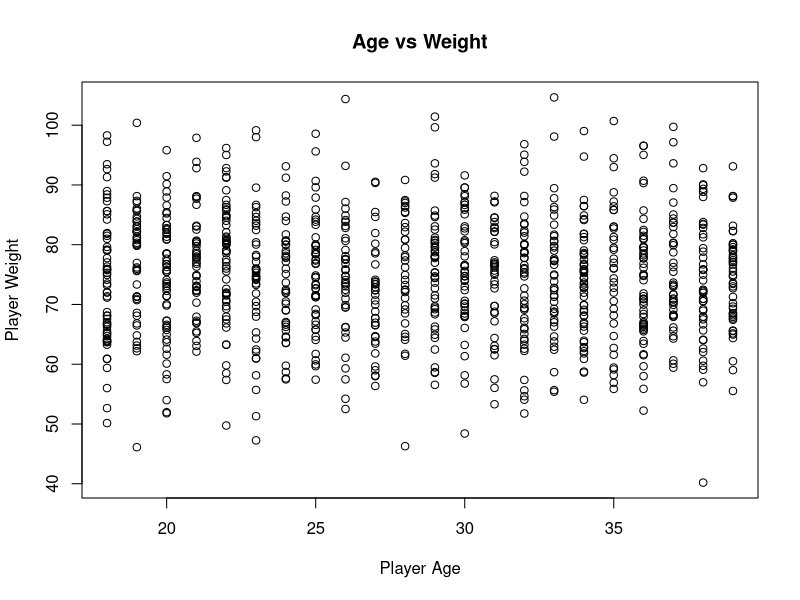
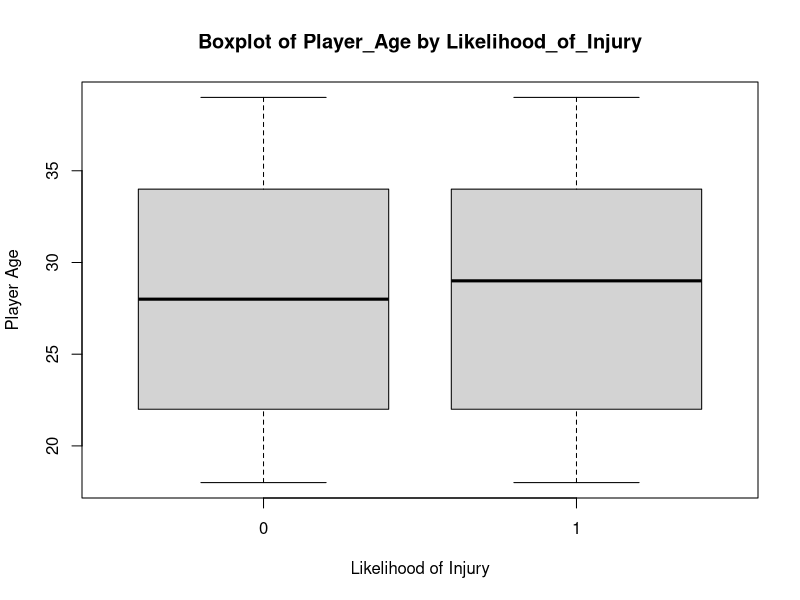
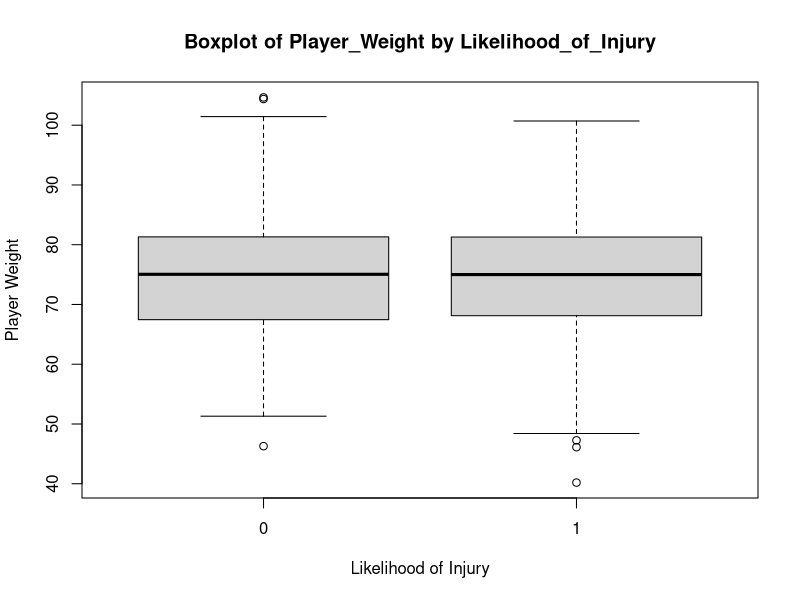
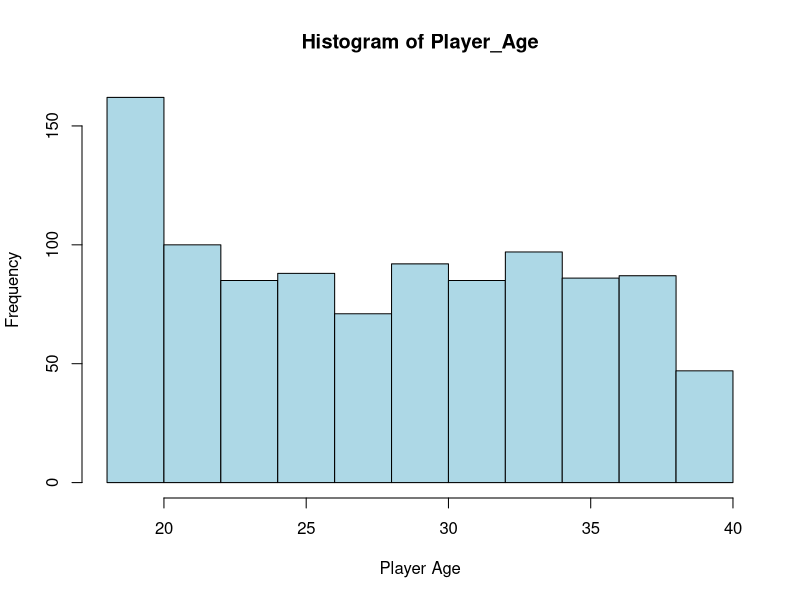
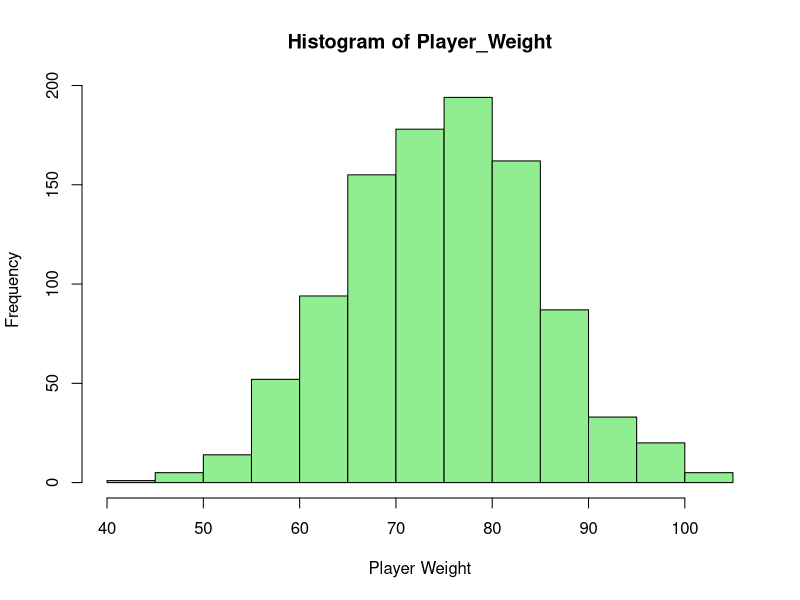
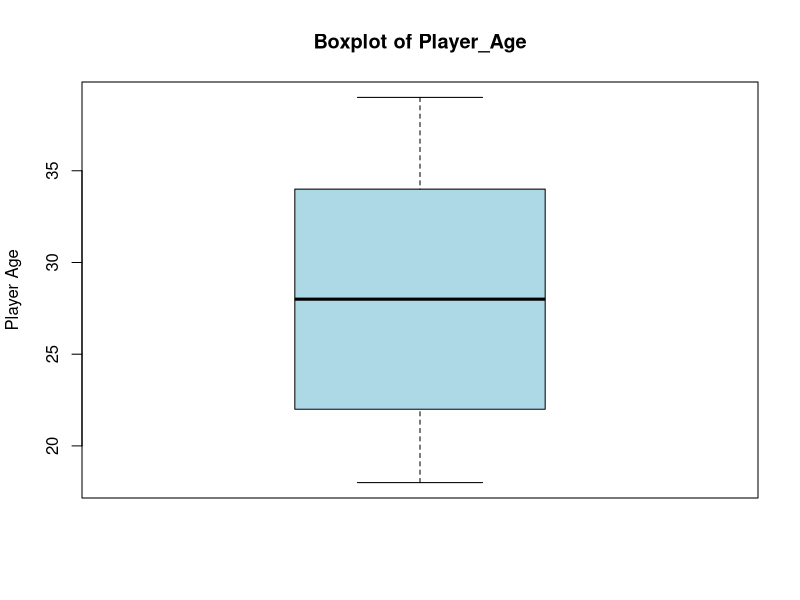
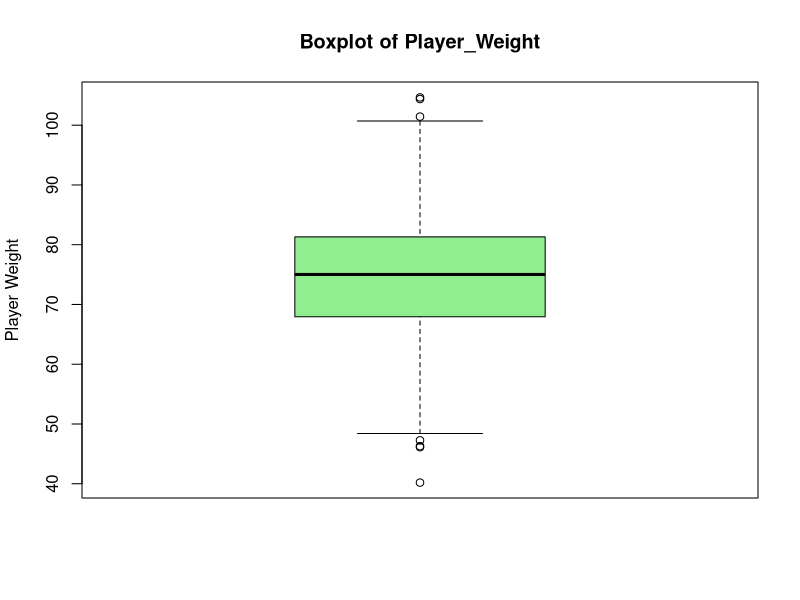
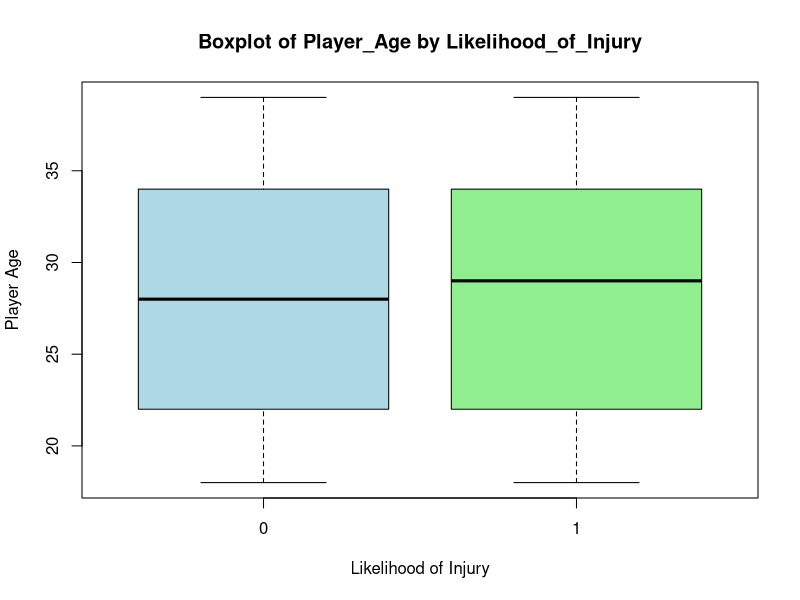

These charts were generated, in order, by the following R code:
# Load the dataset
InjuryData <- read.csv("data/injury_data.csv", colClasses = c(
  Player_Age = "numeric",
  Player_Weight = "numeric",
  Player_Height = "numeric",
  Previous_Injuries = "factor",
  Training_Intensity = "numeric",
  Recovery_Time = "numeric",
  Likelihood_of_Injury = "factor"  # Assuming this is the target variable (categorical)
))

# Measures of Frequency
# Frequency of categorical variable
freq_table <- table(InjuryData$Likelihood_of_Injury)
print("Frequency Table:")
print(freq_table)

# Proportions of categories
prop_table <- prop.table(freq_table)
print("Proportions Table:")
print(prop_table)

# Summary of numeric variables (count of non-missing values)
print("Summary of Player_Age and Training_Intensity:")
summary(InjuryData$Player_Age)
summary(InjuryData$Training_Intensity)

# Measures of Central Tendency
# Mean
mean_age <- mean(InjuryData$Player_Age, na.rm = TRUE)
mean_weight <- mean(InjuryData$Player_Weight, na.rm = TRUE)
print("Mean of Player_Age and Player_Weight:")
print(mean_age)
print(mean_weight)

# Median
median_age <- median(InjuryData$Player_Age, na.rm = TRUE)
median_weight <- median(InjuryData$Player_Weight, na.rm = TRUE)
print("Median of Player_Age and Player_Weight:")
print(median_age)
print(median_weight)

# Mode (custom function, as R does not have a built-in mode function)
get_mode <- function(x) {
  uniq_x <- unique(x)
  uniq_x[which.max(tabulate(match(x, uniq_x)))]
}
mode_injuries <- get_mode(InjuryData$Previous_Injuries)
print("Mode of Previous_Injuries:")
print(mode_injuries)

# Measures of Distribution
# Range
range_age <- range(InjuryData$Player_Age, na.rm = TRUE)
range_weight <- range(InjuryData$Player_Weight, na.rm = TRUE)
print("Range of Player_Age and Player_Weight:")
print(range_age)
print(range_weight)

# Variance
var_age <- var(InjuryData$Player_Age, na.rm = TRUE)
var_weight <- var(InjuryData$Player_Weight, na.rm = TRUE)
print("Variance of Player_Age and Player_Weight:")
print(var_age)
print(var_weight)

# Standard Deviation
sd_age <- sd(InjuryData$Player_Age, na.rm = TRUE)
sd_weight <- sd(InjuryData$Player_Weight, na.rm = TRUE)
print("Standard Deviation of Player_Age and Player_Weight:")
print(sd_age)
print(sd_weight)

# Skewness and Kurtosis (requires 'e1071' package)
install.packages("e1071")
library(e1071)

skew_age <- skewness(InjuryData$Player_Age, na.rm = TRUE)
kurt_age <- kurtosis(InjuryData$Player_Age, na.rm = TRUE)
print("Skewness and Kurtosis of Player_Age:")
print(skew_age)
print(kurt_age)

# Measures of Relationship
# Correlation between two numeric variables
cor_age_weight <- cor(InjuryData$Player_Age, InjuryData$Player_Weight, use = "complete.obs")
print("Correlation between Player_Age and Player_Weight:")
print(cor_age_weight)

# Covariance between two numeric variables
cov_age_weight <- cov(InjuryData$Player_Age, InjuryData$Player_Weight, use = "complete.obs")
print("Covariance between Player_Age and Player_Weight:")
print(cov_age_weight)

# Scatterplot to visualize relationship
plot(InjuryData$Player_Age, InjuryData$Player_Weight, 
     xlab = "Player Age", ylab = "Player Weight", main = "Age vs Weight")

# Perform ANOVA: Testing if Player_Age differs by Likelihood_of_Injury
anova_age <- aov(Player_Age ~ Likelihood_of_Injury, data = InjuryData)

# Print summary of ANOVA for Player_Age
print("ANOVA for Player_Age by Likelihood_of_Injury:")
summary(anova_age)

# Perform ANOVA: Testing if Player_Weight differs by Likelihood_of_Injury
anova_weight <- aov(Player_Weight ~ Likelihood_of_Injury, data = InjuryData)

# Print summary of ANOVA for Player_Weight
print("ANOVA for Player_Weight by Likelihood_of_Injury:")
summary(anova_weight)

# Optional: Visualizing the results using boxplots
# Boxplot for Player_Age by Likelihood_of_Injury
boxplot(Player_Age ~ Likelihood_of_Injury, data = InjuryData,
        main = "Boxplot of Player_Age by Likelihood_of_Injury",
        xlab = "Likelihood of Injury", ylab = "Player Age")

# Boxplot for Player_Weight by Likelihood_of_Injury
boxplot(Player_Weight ~ Likelihood_of_Injury, data = InjuryData,
        main = "Boxplot of Player_Weight by Likelihood_of_Injury",
        xlab = "Likelihood of Injury", ylab = "Player Weight")

# Univariate Plots
# Histogram for Player_Age
hist(InjuryData$Player_Age, 
     main = "Histogram of Player_Age", 
     xlab = "Player Age", 
     col = "lightblue", 
     border = "black", 
     breaks = 10)

# Histogram for Player_Weight
hist(InjuryData$Player_Weight, 
     main = "Histogram of Player_Weight", 
     xlab = "Player Weight", 
     col = "lightgreen", 
     border = "black", 
     breaks = 10)

# Boxplot for Player_Age
boxplot(InjuryData$Player_Age, 
        main = "Boxplot of Player_Age", 
        ylab = "Player Age", 
        col = "lightblue", 
        border = "black")

# Boxplot for Player_Weight
boxplot(InjuryData$Player_Weight, 
        main = "Boxplot of Player_Weight", 
        ylab = "Player Weight", 
        col = "lightgreen", 
        border = "black")

# Boxplot for Player_Age by Likelihood_of_Injury
boxplot(Player_Age ~ Likelihood_of_Injury, 
        data = InjuryData, 
        main = "Boxplot of Player_Age by Likelihood_of_Injury", 
        xlab = "Likelihood of Injury", 
        ylab = "Player Age", 
        col = c("lightblue", "lightgreen"))

# Multivariate Plots
# Scatterplot between Player_Age and Player_Weight
plot(InjuryData$Player_Age, InjuryData$Player_Weight, 
     main = "Scatterplot of Player_Age vs Player_Weight", 
     xlab = "Player Age", 
     ylab = "Player Weight", 
     col = "blue", 
     pch = 16)

# Pairwise scatterplot matrix for numerical variables
pairs(InjuryData[, c("Player_Age", "Player_Weight", "Training_Intensity", "Recovery_Time")],
      main = "Pairs Plot of Numerical Variables")

# Facet grid plot for numerical variables by Likelihood_of_Injury using 'ggplot2'
library(ggplot2)

# Scatter plot of Player_Age vs Player_Weight, faceted by Likelihood_of_Injury
ggplot(InjuryData, aes(x = Player_Age, y = Player_Weight, color = Likelihood_of_Injury)) +
  geom_point() +
  facet_wrap(~Likelihood_of_Injury) +
  labs(title = "Player_Age vs Player_Weight by Likelihood_of_Injury",
       x = "Player Age", y = "Player Weight") +
  theme_minimal()

# Boxplot of Player_Age by Likelihood_of_Injury using 'ggplot2'
ggplot(InjuryData, aes(x = Likelihood_of_Injury, y = Player_Age, fill = Likelihood_of_Injury)) +
  geom_boxplot() +
  labs(title = "Boxplot of Player_Age by Likelihood_of_Injury",
       x = "Likelihood of Injury", y = "Player Age") +
  theme_minimal()
